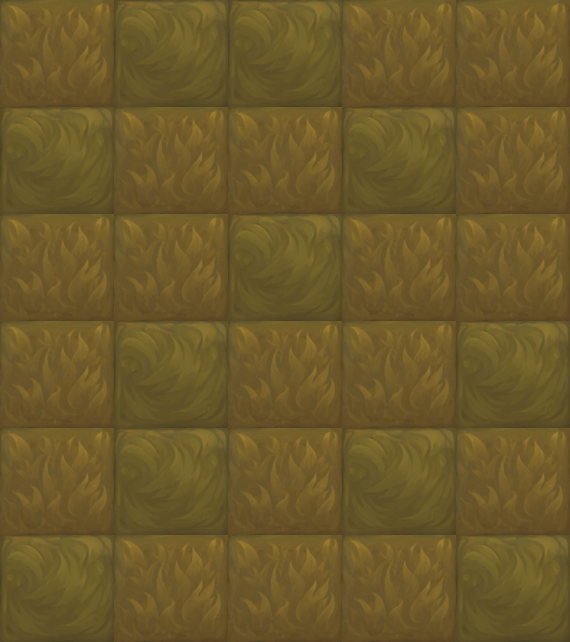

A level layout from a 2D game, rendered from its tile map. Below: a short description, then the map file with tile-grid data replaced by summaries:
An orthogonal 5x6 tile map with 114x107 px tiles, 1 tile layer (块层 1).

<map version="1.0" orientation="orthogonal" width="5" height="6" tilewidth="114" tileheight="107">
 <tileset firstgid="1" name="map003" tilewidth="114" tileheight="107">
  <image source="map005.png" width="228" height="107" />
 </tileset>
 <layer name="块层 1" width="5" height="6">
  <data>[30 cells, 30 non-empty, 2 distinct tile ids]</data>
 </layer>
</map>
